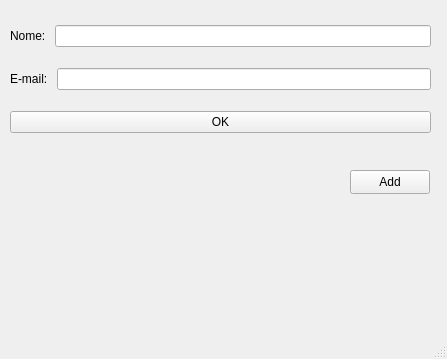
<?xml version="1.0" encoding="UTF-8"?>
<ui version="4.0">
 <class>MainWindow</class>
 <widget class="QMainWindow" name="MainWindow">
  <property name="geometry">
   <rect>
    <x>0</x>
    <y>0</y>
    <width>447</width>
    <height>359</height>
   </rect>
  </property>
  <property name="windowTitle">
   <string>MainWindow</string>
  </property>
  <widget class="QWidget" name="centralwidget">
   <widget class="QPushButton" name="pushButton_2">
    <property name="geometry">
     <rect>
      <x>350</x>
      <y>170</y>
      <width>80</width>
      <height>24</height>
     </rect>
    </property>
    <property name="text">
     <string>Add</string>
    </property>
   </widget>
   <widget class="QWidget" name="">
    <property name="geometry">
     <rect>
      <x>10</x>
      <y>10</y>
      <width>421</width>
      <height>141</height>
     </rect>
    </property>
    <layout class="QVBoxLayout" name="verticalLayout">
     <item>
      <layout class="QHBoxLayout" name="horizontalLayout">
       <item>
        <widget class="QLabel" name="label">
         <property name="text">
          <string>Nome: </string>
         </property>
        </widget>
       </item>
       <item>
        <widget class="QLineEdit" name="txt_nome"/>
       </item>
      </layout>
     </item>
     <item>
      <layout class="QHBoxLayout" name="horizontalLayout_2">
       <item>
        <widget class="QLabel" name="label_2">
         <property name="text">
          <string>E-mail: </string>
         </property>
        </widget>
       </item>
       <item>
        <widget class="QLineEdit" name="txt_email"/>
       </item>
      </layout>
     </item>
     <item>
      <widget class="QPushButton" name="btn_ok">
       <property name="text">
        <string>OK</string>
       </property>
      </widget>
     </item>
    </layout>
   </widget>
  </widget>
  <widget class="QMenuBar" name="menubar">
   <property name="geometry">
    <rect>
     <x>0</x>
     <y>0</y>
     <width>447</width>
     <height>21</height>
    </rect>
   </property>
  </widget>
  <widget class="QStatusBar" name="statusbar"/>
 </widget>
 <resources/>
 <connections/>
</ui>
